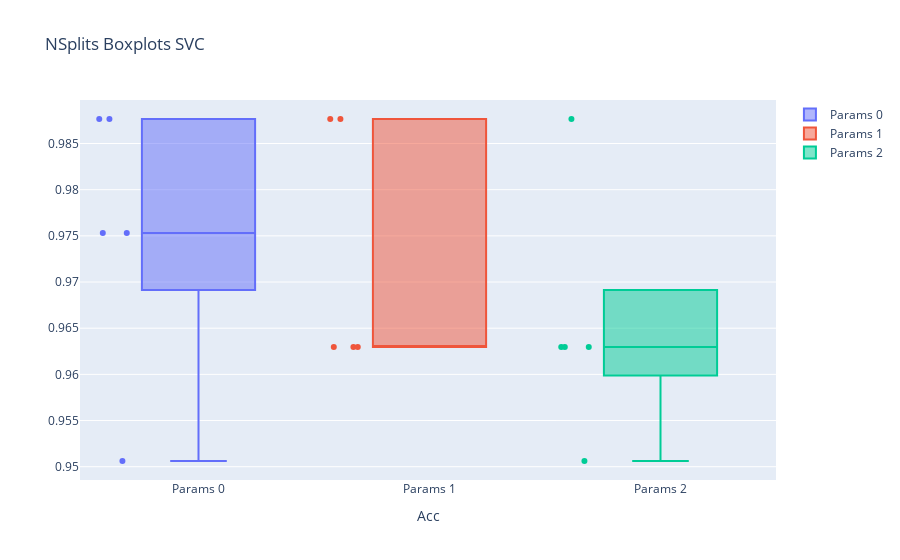

Notebook code for this chart:
### Code cell
boxplots(svm_d, 10)

### Figure 1 — Plotly figure (JSON) as saved in the notebook; plotly's stock layout.template omitted (floating-point values rounded to 4 significant figures)
{"data": [{"boxpoints": "all", "name": "Params 0", "type": "box", "y": [0.9753, 0.9877, 0.9753, 0.9877, 0.9506]}, {"boxpoints": "all", "name": "Params 1", "type": "box", "y": [0.963, 0.9877, 0.963, 0.9877, 0.963]}, {"boxpoints": "all", "name": "Params 2", "type": "box", "y": [0.963, 0.9877, 0.9506, 0.963, 0.963]}], "layout": {"title": {"text": "NSplits Boxplots SVC"}, "xaxis": {"title": {"text": "Acc"}}}}
